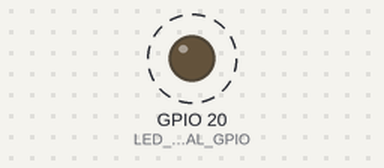
Recording of a sketch running on a simulated ESP32-C6. Shown: output pins drawn as LEDs (lit = HIGH). Dashed ring = blinking. What the sketch prints to the serial monitor is not drawn.

Above: at 0.12 s.
Timing chart, 0 to 3.0 s (numbered marks = the images above):
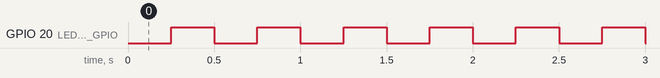

Measured:
- by itself, GPIO 20 (LED_SIGNAL_GPIO): alternates HIGH for 0.25 s and LOW for 0.25 s

The sketch:

led_demo.ino
```cpp
#include "config.h"

static bool high = false;
static uint32_t lastToggle = 0;

void setup() {
  Serial.begin(115200);
  pinMode(LED_SIGNAL_GPIO, OUTPUT);
  digitalWrite(LED_SIGNAL_GPIO, LOW);
  lastToggle = millis();
  Serial.printf("LED demo configured on GPIO%u at about 2 Hz.\n", LED_SIGNAL_GPIO);
  Serial.println("Verify the physical line with BenchOS; serial output alone is not proof.");
}

void loop() {
  const uint32_t now = millis();
  if (now - lastToggle >= HALF_PERIOD_MS) {
    lastToggle += HALF_PERIOD_MS;
    high = !high;
    digitalWrite(LED_SIGNAL_GPIO, high ? HIGH : LOW);
  }
}
```

config.h
```cpp
#pragma once
#include <Arduino.h>

// ESP32-C6 GPIO20 is exposed on common DevKitC boards and is not a boot
// strapping pin. Change here if your exact board uses this pin elsewhere.
static constexpr uint8_t LED_SIGNAL_GPIO = 20;
static constexpr uint32_t HALF_PERIOD_MS = 250;  // 2 Hz, easy to see.
```
